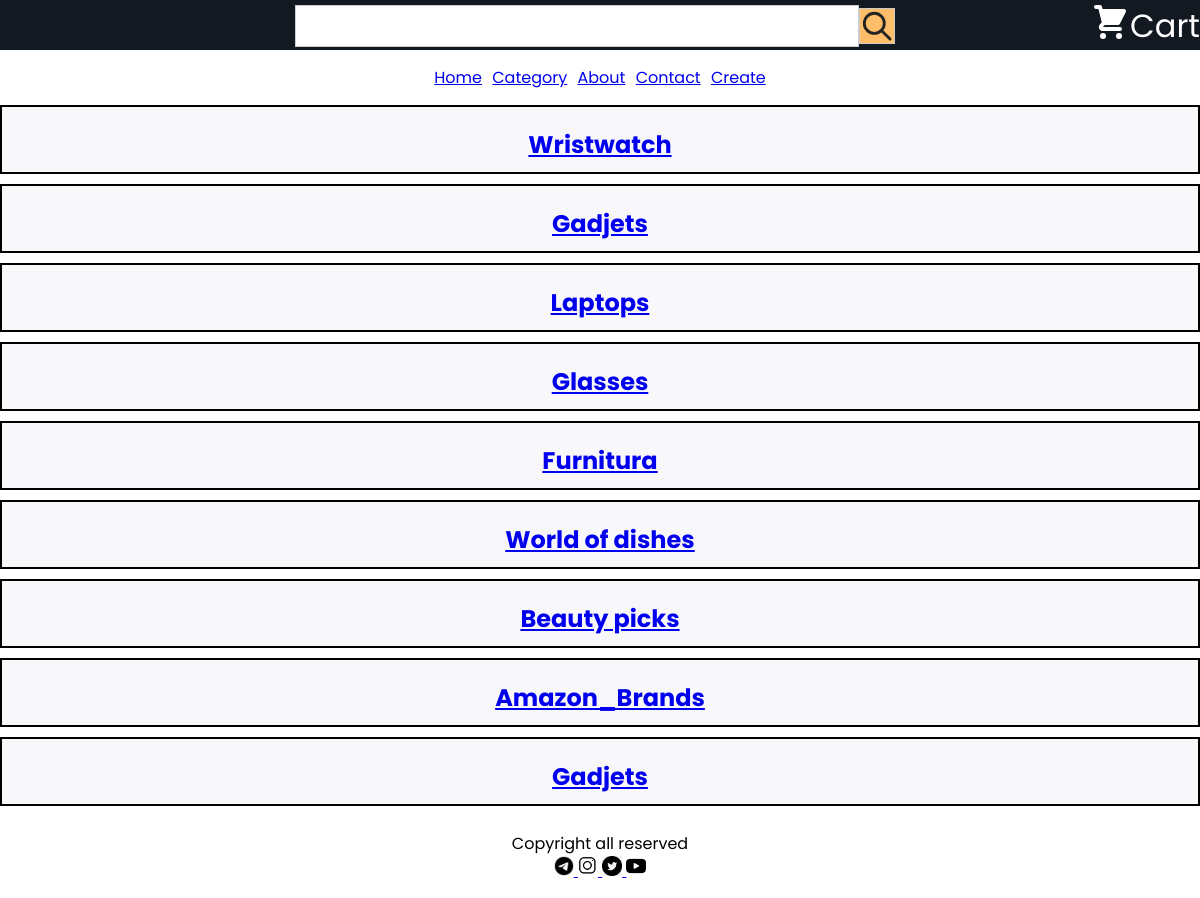
Page /category/ on the earlier database version.
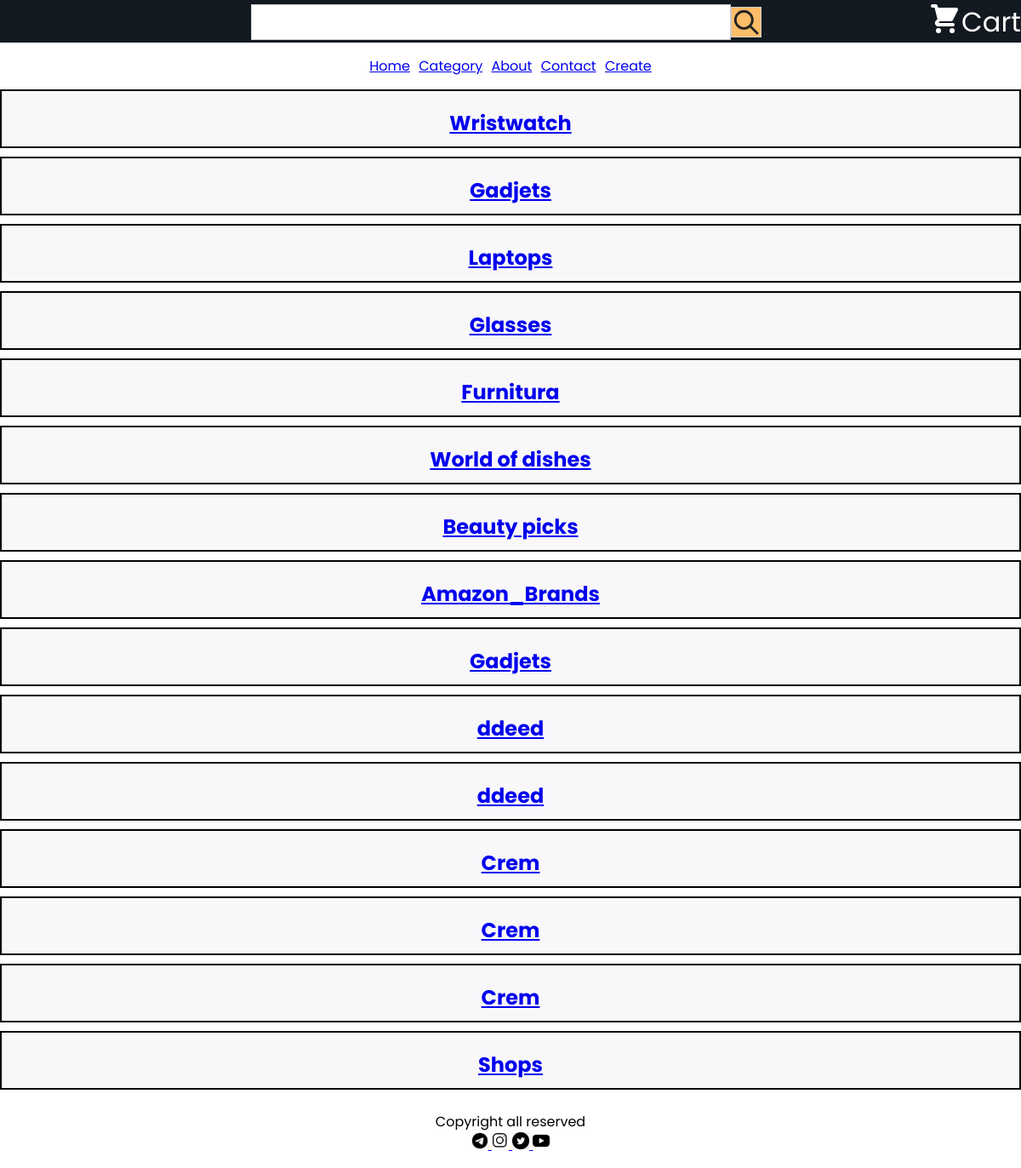
Same page on the later database version.
### luck/models.py (models this page shows, shortened)
class Category(models.Model):
    name = models.CharField(max_length=200)
    image= models.ImageField(upload_to='products/%Y/%m/%d/', blank=True, null=True)
    description= models.TextField(blank=True, null=True)
    price = models.DecimalField(max_digits=10, decimal_places=2, blank=True, null=True )

### luck/views.py (the view)
# urls.py: path('category/',  category, name='category'),
def category(request):
    category =Category.objects.all()
    context ={
        'category': category
    }
    return render(
        request, 'luck/category.html', context
    )

### luck/templates/luck/category.html (shortened to what this page needs)
{% extends 'base.html' %}
{% load static %}
{% block content %}
    {% for category in category %}
        <div class="luck-box">
            <div class="luck_box">
                <h2>
                    <a href="{% url 'category_detail' category.pk  %}">
                        {{category.name}}
                    </a>
                </h2>
            </div>
        </div>
    {% endfor %}
{% endblock %}

### luck/templates/base.html (shortened to what this page needs)
{% load static %}
<!DOCTYPE html>
<html lang="en">
<head>
    <link rel="stylesheet" href="{% static 'css/base.css' %}">
</head>
<body>
    <header class="header">
        <nav class="header-nav">
            <div class="header-container">
                <div class="header-search">
                    <input class="search-input" type="text">
                    <button class="search-button">
                        <svg xmlns="http://www.w3.org/2000/svg" class="h-6 w-6" fill="none" viewBox="0 0 24 24" stroke="currentColor" stroke-width="2">
                            <path stroke-linecap="round" stroke-linejoin="round" d="M21 21l-6-6m2-5a7 7 0 11-14 0 7 7 0 0114 0z" />
                        </svg>
                    </button>
                </div>
                <div class="header-cart">
                    <div>
                    </div>
                    <p> Cart </p>
                </div>
            </div>
        </nav>
    </header>
    {% include 'include/navbar.html' %}
    {% block content %}{% endblock %}
    {% include 'include/footer.html'%}
</body>
</html>

### luck/templates/include/navbar.html
<div class="navigation">
    <ul>
        <li><a href="{% url 'home' %}">Home</a></li>
        <li><a href="{% url 'category' %}">Category</a></li>
        <li><a href="{% url 'about' %}">About</a></li>
        <li><a href="{% url 'contact' %}">Contact</a></li>
        <li><a href="{% url 'create_category' %}">Create</a></li>
    </ul>
</div>

### luck/templates/include/footer.html
{% load static %}
<div class="navigation">
    <ul>
       <p>
            Copyright all reserved
       </p>
       <p>
            <a href="http://t.me/test_python_materials">
                <img id="logo" src="{% static 'images/png/telegram.png' %}" alt="">
            </a>
            <a href="https://www.instagram.com/amazon/">
                <img id="logo" src="{% static 'images/png/instagram.png' %}" alt="">
            </a>
            <a href="https://twitter.com/amazonnews">
                <img id="logo" src="{% static 'images/png/twitter.png' %}" alt="">
            </a>
            <a href="https://youtube.com/amazonnews">
                <img id="logo" src="{% static 'images/png/youtube.png' %}" alt="">
            </a>
       </p>
    </ul>
</div>

### luck/static/css/base.css (style rules this page uses)
* { margin: 0; padding: 0; font-family: Poppins, sans-serif; }
:root { --major-bg-color: #131921; --minor-bg-color:#ebeded; --amazon-major-color:#febd68; }
.header { width: 100%; height: 50px; background-color: var(--major-bg-color); display: flex; justify-content: center; }
.header .header-nav { margin-top: 2px; display: flex; justify-content: center; }
.header .header-nav .header-container { width: 1200px; height: 100%; display: flex; justify-content: space-between; align-items: center; }
.header .header-nav .header-container .header-search { width: 50%; display: flex; justify-content: center; align-items: center; align-content: center; }
.header .header-nav .header-container .header-search .search-input { width: 100%; height: 40px; border: 1px solid #ccc; padding: 0 10px; }
.header .header-nav .header-container .header-search .search-button { width: 40px; height: 100 px; background-color: var(--amazon-major-color); border: 1px solid #ccc; display: flex; justify-content: center; align-items: center; align-content: center; color: #232323; }
.header .header-nav .header-container .header-cart { color: white; display: flex; justify-content: center; align-items: center; }
.header .header-nav .header-container .header-cart svg { width: 40px; height: 40px; }
.header .header-nav .header-container .header-cart p { font-family: Poppins, sans-serif; font-size: 24pt; color: white; }
ul { background-color: white; width: 570px; padding: 15px; margin: 0px auto 0px auto; text-align: center; }
li { display: inline; margin: 0px 3px; }
ul li:nth-child(6n+1) a:before { background: #81ecec; }
ul li:nth-child(6n+2) a:before { background: #ff7675; }
ul li:nth-child(6n+3) a:before { background: #55efc4; }
ul li:nth-child(6n+4) a:before { background: #a29bfe; }
ul li:nth-child(6n+5) a:before { background: #fd79a8; }
.navigation #logo { width: 20px; height: 20px; }
.luck-box { border: 2px solid black; padding: 10px; margin-bottom: 10px; background-color: #f8f8fa; }
.luck_box { display: flex; flex-direction: column; align-items: center; }
.luck_box h2 { margin-top: 10px; color: #16152f; }

Differences in the rows shown:
added Category: name "ddeed"
added Category: name "ddeed"
added Category: name "Crem"
added Category: name "Crem"
added Category: name "Crem"
added Category: name "Shops"
